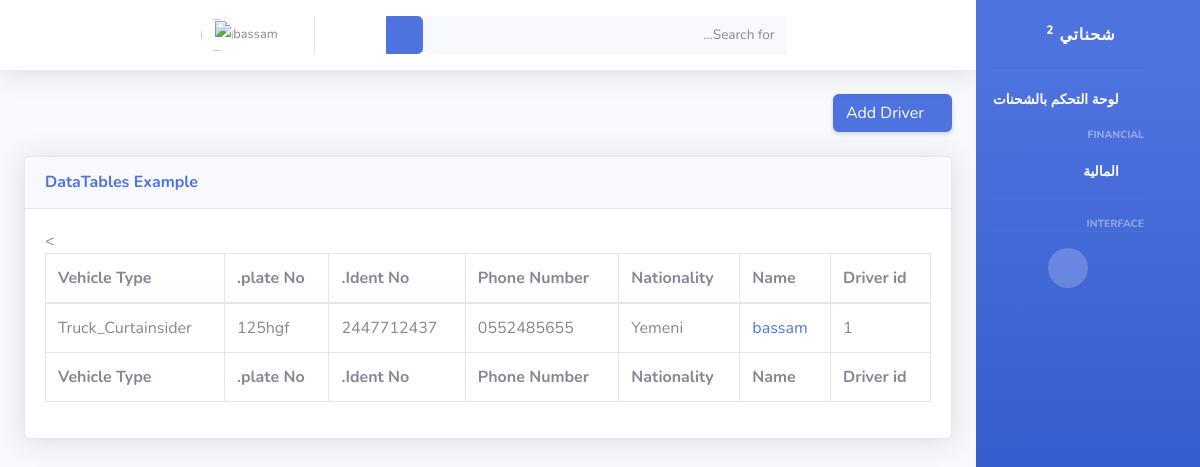
Screenshot of /deivers/ (signed in) with the database file from the repository.
### drivers/models.py (models this page shows, shortened)
class DriverModel(models.Model):
    driver_id = models.BigAutoField(primary_key=True)
    driver_name = models.CharField(max_length=225,  help_text='اسم السائق')
    Saudi_Arabia = 'Saudi'
    YEMEN = 'Yemeni'
    Syria = 'Syrian'
    Egypt = 'Egypt'
    Afghanistan = 'Afghanistan'
    Pakistan = 'Pakistani'
    Jordan = 'Jordanian'
    India = 'Indian'
    Other = 'other'
    countrys = [
        (Saudi_Arabia, 'Saudi'),
        (YEMEN, 'Yemeni'),
        (Syria, 'Syrian'),
        (Egypt, 'Egypt'),
        (Afghanistan, 'Afghanistan'),
        (Pakistan, 'Pakistani'),
        (Jordan, 'Jordanian'),
        (India, 'Indian'),
        (Other, 'other')
    ]
    driver_nationality = models.CharField(
        max_length=20, choices=countrys, default=Other,  help_text='جنسية السائق')
    driver_phone_number = models.CharField(
        max_length=16, help_text='رقم هاتف السائق ')
    Identification_Number = models.CharField(
        max_length=10,  help_text='رقم الهوية/الاقامة')
    truck_plate_number = models.CharField(
        max_length=8,  help_text='رقم لوحة الشاحنة')
    Truck_Reefers = 'Truck_Reefers'
    Truck_Flatbed  = 'Truck_Flatbed'
    Truck_high_sides = 'Truck_high_sides'
    Truck_Curtainsider = 'Truck_Curtainsider'
    lory_Flatbed= 'lory_Flatbed'
    lory_Reefers= 'lory_Reefers'
    dinah_Flatbed= 'dinah_Flatbed'
    dinah_Reefers= 'dinah_Reefers'
    Vehicle = [
        (Truck_Reefers, 'Truck_Reefers'),
        (Truck_Flatbed, 'Truck_Flatbed'),
        (Truck_high_sides, 'Truck_high_sides'),
        (Truck_Curtainsider, 'Truck_Curtainsider'),
        (lory_Flatbed, 'lory_Flatbed'),
        (lory_Reefers, 'lory_Reefers'),
        (dinah_Flatbed, 'dinah_Flatbed'),
        (dinah_Reefers, 'dinah_Reefers'),
    ]
    Vehicle_Type = models.CharField( choices=Vehicle, default=Truck_Flatbed,
        max_length=30, help_text='نوع السيارة(سطحة - جوانب) ....')
    Sequence_Number = models.CharField(
        max_length=30, help_text='الرقم التسلسلي من الاستمارة')
    Owner_car_id_number = models.CharField(
        max_length=10,  help_text='رقم هوية مالك السيارة')
    Identification_photo = models.ImageField(
        upload_to='driver/', null=True, help_text='صورة الهوية/الاقامة ')

### drivers/views.py (the view)
# urls.py: path('deivers/',driver_list, name='driver_list' ),
def driver_list(request):
    drivers = DriverModel.objects.all()
    return render(request, 'drivers/driver-list.html',{'drivers':drivers})

### Shuhnaty/templates/drivers/driver-list.html
{% extends 'base.html' %}
{% block item %}
<div class="d-sm-flex align-items-center justify-content-between mb-4">
    <h1 class="h3 mb-0 text-gray-800"><a href="{% url 'add_driver'%}"
        class="d-none d-inline-block btn btn-primary shadow-sm"><i
            class="fas fa-download fa-sm text-white-50"></i> Add Driver
    </a></h1>
</div>
{% endblock %}
{% block content %}
<div class="card shadow mb-4">
    <div class="card-header py-3">
        <h6 class="m-0 font-weight-bold text-primary">DataTables Example</h6>
    </div>
    <div class="card-body">
        <div class="table-responsive">
            <table class="table table-bordered" id="dataTable" width="100%" cellspacing="0">
                <thead>
                    <tr>
                        <th>Driver id</th>
                        <th>Name</th>
                        <th>Nationality</th>
                        <th>Phone Number</th>
                        <th>Ident No. </th>
                        <th>plate No.</th>
                        <th>Vehicle Type</th>
                    </tr>
                </thead>
                <tfoot>
                    <tr>
                        <th>Driver id</th>
                        <th>Name</th>
                        <th>Nationality</th>
                        <th>Phone Number</th>
                        <th>Ident No. </th>
                        <th>plate No.</th>
                        <th>Vehicle Type</th>>
                    </tr>
                </tfoot>
                <tbody>
                    {% for driver in drivers %}
                    <tr>
                        <td>{{ driver.driver_id }} </td>
                        <td><a href="{% url 'driver_details' driver.pk %}">{{ driver.driver_name }}</a> </td>
                        <td>{{ driver.driver_nationality }} </td>
                        <td>{{ driver.driver_phone_number }} </td>
                        <td>{{ driver.Identification_Number }} </td>
                        <td>{{ driver.truck_plate_number }} </td>
                        <td>{{ driver.Vehicle_Type }} </td>
                    </tr>
                    {% endfor %}
                </tbody>
            </table>
        </div>
    </div>
</div>
{% endblock %}

### Shuhnaty/templates/base.html (shortened to what this page needs)
{% load static %}
<!DOCTYPE html>
<html dir="rtl" lang="ar" >
<head>
    <link href="{% static 'vendor/fontawesome-free/css/all.min.css' %}" rel="stylesheet" type="text/css">
    <link href="{% static 'vendor/bootstrap-rtl.css' %}" rel="stylesheet" type="text/css">
    <link href="https://cdn.jsdelivr.net/npm/bootstrap@5.2.2/dist/css/bootstrap.min.css" rel="stylesheet">
    <link href="{% static 'css/sb-admin-2.min.css' %}" rel="stylesheet">
    <link href="{% static 'style.css' %}" rel="stylesheet">
    <link href="{% static 'vendor/datatables/dataTables.bootstrap4.min.css' %}" rel="stylesheet">
</head>
<body id="page-top" >
    <div id="wrapper">
        {% if user.is_authenticated %}
        <ul class="navbar-nav bg-gradient-primary sidebar sidebar-dark accordion " id="accordionSidebar">
            <a class="sidebar-brand d-flex align-items-center justify-content-center " href="{% url 'index' %}">
                <div class="sidebar-brand-text mx-3 ">شحناتي <sup>2</sup></div>
                <div class="sidebar-brand-icon rotate-n-15">
                    <i class="fas fa-laugh-wink"></i>
                </div>
            </a>
            <hr class="sidebar-divider my-0">
            <li class="nav-item active">
                <a class="nav-link text-right" href="{% url 'shipments_list'%}">
                    <i class="fas fa-fw fa-tachometer-alt"></i>
                    <span> لوحة التحكم بالشحنات</span></a>
            </li>
            <div class="sidebar-heading text-right">
                Financial
            </div>
            <li class="nav-item active">
                <a class="nav-link text-right" href="{% url 'dashboard_financial' %}">
                    <i class="fas fa-fw fa-tachometer-alt"></i>
                    <span> المالية</span></a>
            </li>
            <hr class="sidebar-divider">
            <div class="sidebar-heading text-right">
                Interface
            </div>
            <hr class="sidebar-divider d-none d-md-block">
            <div class="text-center d-none d-md-inline">
                <button class="rounded-circle border-0" id="sidebarToggle"></button>
            </div>
        </ul>
        {% endif %}
        <div id="content-wrapper" class="d-flex flex-column">
            <div id="content">
                {% if user.is_authenticated %}
                <nav class="navbar navbar-expand navbar-light bg-white topbar mb-4 static-top shadow">
                    <form
                        class="d-none d-sm-inline-block form-inline mr-auto ml-md-3 my-2 my-md-0 mw-100 navbar-search">
                        <div class="input-group">
                            <input type="text" class="form-control bg-light border-0 small" placeholder="Search for..."
                                aria-label="Search" aria-describedby="basic-addon2">
                            <div class="input-group-append">
                                <button class="btn btn-primary" type="button">
                                    <i class="fas fa-search fa-sm"></i>
                                </button>
                            </div>
                        </div>
                    </form>
                    <ul class="navbar-nav ml-auto">
                        <li class="nav-item dropdown no-arrow">
                            <a class="nav-link dropdown-toggle" href="#" id="userDropdown" role="button"
                                data-toggle="dropdown" aria-haspopup="true" aria-expanded="false">
                                <span class="mr-2 d-none d-lg-inline text-gray-600 small">{{ user }}</span>
                                <img class="img-profile rounded-circle" src="{% static 'img/undraw_profile.svg' %}">
                            </a>
                        </li>
                    </ul>
                </nav>
                {% endif %}
                <div class="container-fluid">
                    {% block item %}
                    {% endblock %}
                    {% block content %}
                    {% endblock %}
                </div>
            </div>
        </div>
    </div>
</body>
</html>

### rows the page displays
DriverModel: driver_id "1", driver_name "bassam", driver_nationality "Yemeni", driver_phone_number "0552485655", Identification_Number "2447712437", truck_plate_number "125hgf", Vehicle_Type "Truck_Curtainsider"

### other values shown
{{ user }} "bassam"
